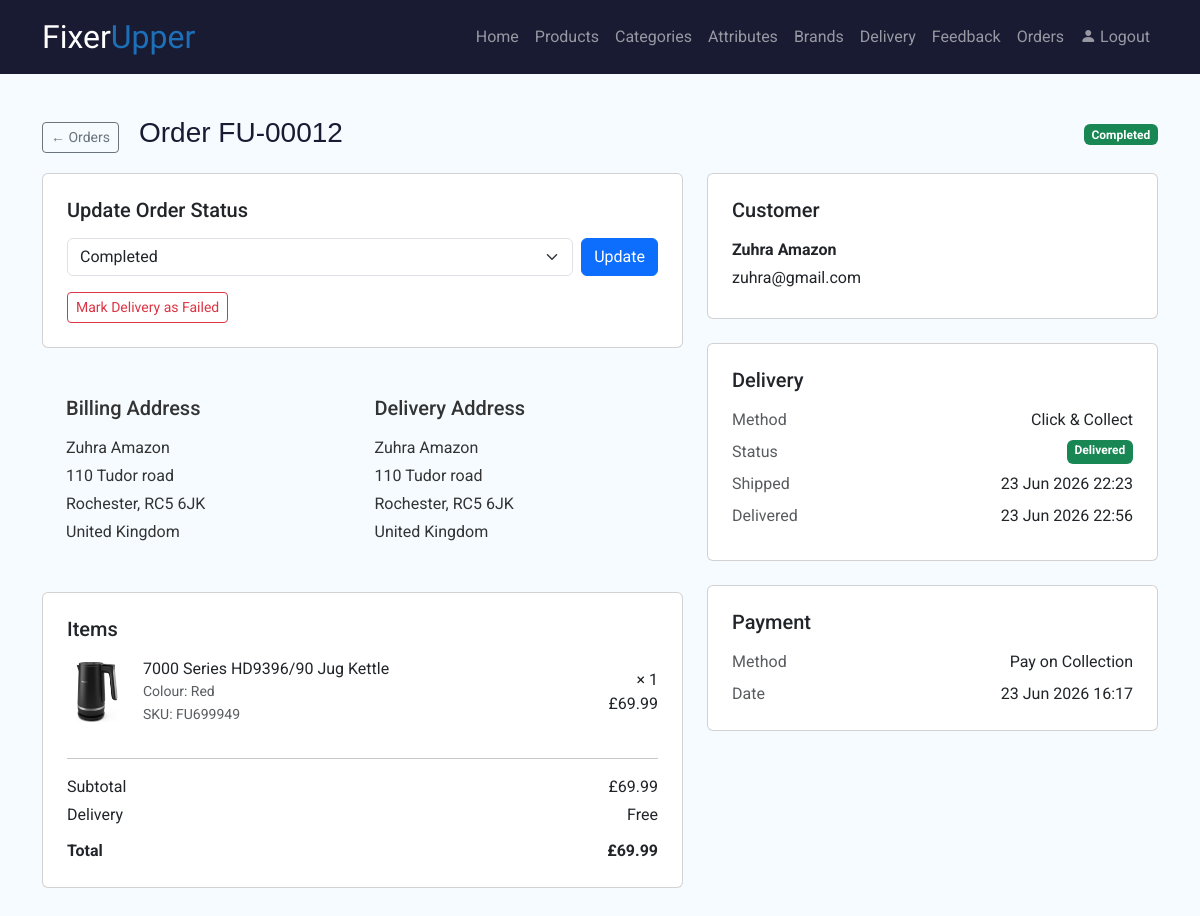
The app's page /admin/order.php?id=12 (signed in) with its own data.
### tables this page shows
CREATE TABLE `orders` (
  `id` int(11) NOT NULL,
  `userID` int(11) NOT NULL,
  `deliveryID` int(11) DEFAULT NULL,
  `peymentMethodID` int(11) NOT NULL,
  `status` enum('pending','paid','shipped','completed','cancelled') NOT NULL DEFAULT 'pending',
  `totalItems` double NOT NULL,
  `deliveryPrice` double NOT NULL,
  `total` double NOT NULL,
  `created_at` datetime NOT NULL DEFAULT current_timestamp()
);

CREATE TABLE `addresses` (
  `id` int(11) NOT NULL,
  `userID` int(11) NOT NULL,
  `fullName` varchar(255) NOT NULL,
  `phone` varchar(14) NOT NULL,
  `address` varchar(255) NOT NULL,
  `city` varchar(255) NOT NULL,
  `postcode` varchar(10) NOT NULL,
  `country` varchar(255) NOT NULL,
  `billing` tinyint(1) NOT NULL DEFAULT 1
);

CREATE TABLE `order_items` (
  `id` int(11) NOT NULL,
  `orderID` int(11) NOT NULL,
  `productID` int(11) NOT NULL,
  `variation_label` varchar(255) DEFAULT NULL,
  `quantity` int(11) NOT NULL,
  `price` double NOT NULL
);

CREATE TABLE `products` (
  `id` int(11) NOT NULL,
  `categoryID` int(11) DEFAULT NULL,
  `brandID` int(11) DEFAULT NULL,
  `sku` varchar(255) NOT NULL,
  `name` varchar(255) NOT NULL,
  `description` text DEFAULT NULL,
  `image` varchar(255) DEFAULT NULL,
  `price` double NOT NULL,
  `qty` int(11) NOT NULL,
  `status` int(11) NOT NULL
);

CREATE TABLE `users` (
  `id` int(11) NOT NULL,
  `name` varchar(255) NOT NULL,
  `surname` varchar(255) NOT NULL,
  `email` varchar(255) NOT NULL,
  `tel` varchar(255) DEFAULT NULL,
  `password` varchar(255) NOT NULL,
  `role` int(11) NOT NULL
);

CREATE TABLE `delivery_method` (
  `id` int(11) NOT NULL,
  `title` varchar(255) NOT NULL,
  `price` double NOT NULL,
  `active` tinyint(1) NOT NULL DEFAULT 0
);

CREATE TABLE `delivery` (
  `id` int(11) NOT NULL,
  `orderID` int(11) NOT NULL,
  `addressID` int(11) NOT NULL,
  `methodID` int(11) NOT NULL,
  `status` enum('shipped','delivered','failed') DEFAULT NULL,
  `shipped_at` datetime DEFAULT NULL,
  `delivered_at` datetime DEFAULT NULL
);

CREATE TABLE `payment_methods` (
  `id` int(11) NOT NULL,
  `title` varchar(255) NOT NULL
);

### admin/order.php (the view, shortened to what this page needs)
<?php
    require_once __DIR__ . '/includes/init.php';
    $order_id = (int)($_GET['id'] ?? 0);
    $stmt = $conn->prepare("
        SELECT
            o.id,
            o.status,
            o.total,
            o.totalItems,
            o.deliveryPrice,
            o.created_at,
            u.name,
            u.surname,
            u.email,
            u.tel,
            pm.title          AS payment_method,
            dm.title          AS delivery_method,
            d.id              AS delivery_id,
            d.status          AS delivery_status,
            d.shipped_at,
            d.delivered_at,
            da.fullName       AS del_fullName,
            da.address        AS del_address,
            da.city           AS del_city,
            da.postcode       AS del_postcode,
            da.country        AS del_country,
            ba.fullName       AS bill_fullName,
            ba.address        AS bill_address,
            ba.city           AS bill_city,
            ba.postcode       AS bill_postcode,
            ba.country        AS bill_country
        FROM orders o
        LEFT JOIN users u            ON u.id  = o.userID
        LEFT JOIN delivery d         ON d.id  = o.deliveryID
        LEFT JOIN delivery_method dm ON dm.id = d.methodID
        LEFT JOIN payment_methods pm ON pm.id = o.peymentMethodID
        LEFT JOIN addresses da       ON da.id = d.addressID
        LEFT JOIN addresses ba       ON ba.userID = o.userID AND ba.billing = 1
        WHERE o.id = ?
    ");
    $stmt->bind_param("i", $order_id);
    $stmt->execute();
    $order = $stmt->get_result()->fetch_assoc();
    $items_stmt = $conn->prepare("
        SELECT oi.quantity, oi.price, oi.variation_label, p.name, p.image, p.sku
        FROM order_items oi
        JOIN products p ON p.id = oi.productID
        WHERE oi.orderID = ?
    ");
    $items_stmt->bind_param("i", $order_id);
    $items_stmt->execute();
    $items = $items_stmt->get_result();
    $order_number = orderNumber($order['id']);
    $subtotal     = $order['total'] - $order['deliveryPrice'];
    include('./includes/header.php');
?>
<section id="titleSection" class="pt-3 pb-1">
    <div class="container">
        <div class="d-flex justify-content-between align-items-center mb-3">
            <div>
                <a href="orders.php" class="btn btn-sm btn-outline-secondary me-3">
                    ← Orders
                </a>
                <h1 class="d-inline">Order <?= $order_number ?></h1>
            </div>
            <?= orderStatusBadge($order['status']) ?>
        </div>
    </div>
</section>
<section class="pb-5">
    <div class="container">
        <div class="row">
            <div class="col-lg-7">
                <div class="card p-4 mb-4">
                    <h5 class="mb-3">Update Order Status</h5>
                    <form method="POST" class="d-flex gap-2 align-items-center">
                        <select name="status" class="form-select">
                            <option value="completed" <?= $order['status'] === 'completed' ? 'selected' : '' ?>>Completed</option>
                        </select>
                        <button type="submit" name="update_status" class="btn btn-primary">
                            Update
                        </button>
                    </form>
                    <?php if ($order['delivery_status'] !== 'failed'): ?>
                        <form method="POST" class="mt-3">
                            <button type="submit" name="mark_failed" class="btn btn-outline-danger btn-sm"
                                    onclick="return confirm('Mark delivery as failed?')">
                                Mark Delivery as Failed
                            </button>
                        </form>
                    <?php endif; ?>
                </div>
                <div class="row p-4 mb-4">
                    <div class="col-md-6">
                        <h5 class="mb-3">Billing Address</h5>
                        <p class="mb-1"><?= htmlspecialchars($order['bill_fullName'] ?? '—') ?></p>
                        <p class="mb-1"><?= htmlspecialchars($order['bill_address'] ?? '—') ?></p>
                        <p class="mb-1"><?= htmlspecialchars($order['bill_city'] ?? '—') ?>, <?= htmlspecialchars($order['bill_postcode'] ?? '—') ?></p>
                        <p class="mb-0"><?= htmlspecialchars($order['bill_country'] ?? '—') ?></p>
                    </div>
                    <div class="col-md-6">
                        <h5 class="mb-3">Delivery Address</h5>
                        <p class="mb-1"><?= htmlspecialchars($order['del_fullName'] ?? '—') ?></p>
                        <p class="mb-1"><?= htmlspecialchars($order['del_address'] ?? '—') ?></p>
                        <p class="mb-1"><?= htmlspecialchars($order['del_city'] ?? '—') ?>, <?= htmlspecialchars($order['del_postcode'] ?? '—') ?></p>
                        <p class="mb-0"><?= htmlspecialchars($order['del_country'] ?? '—') ?></p>
                    </div>
                </div>
                <div class="card p-4 mb-4">
                    <h5 class="mb-3">Items</h5>
                    <?php while ($item = $items->fetch_assoc()): ?>
                        <div class="d-flex align-items-center mb-3 gap-3">
                            <?php if ($item['image']): ?>
                                <img src="../img/products/<?= htmlspecialchars($item['image']) ?>"
                                     alt="<?= htmlspecialchars($item['name']) ?>"
                                     class="rounded" width="60" height="60" loading="lazy">
                            <?php endif; ?>
                            <div class="flex-grow-1">
                                <div><?= htmlspecialchars($item['name']) ?></div>
                                <?php if (!empty($item['variation_label'])): ?>
                                    <small class="text-muted d-block"><?= htmlspecialchars($item['variation_label']) ?></small>
                                <?php endif; ?>
                                <small class="text-muted">SKU: <?= htmlspecialchars($item['sku']) ?></small>
                            </div>
                            <div class="text-end">
                                <div>× <?= $item['quantity'] ?></div>
                                <div>£<?= number_format($item['price'] * $item['quantity'], 2) ?></div>
                            </div>
                        </div>
                    <?php endwhile; ?>
                    <hr>
                    <div class="d-flex justify-content-between mb-1">
                        <span>Subtotal</span><span>£<?= number_format($subtotal, 2) ?></span>
                    </div>
                    <div class="d-flex justify-content-between mb-1">
                        <span>Delivery</span>
                        <span><?= $order['deliveryPrice'] > 0 ? '£' . number_format($order['deliveryPrice'], 2) : 'Free' ?></span>
                    </div>
                    <div class="d-flex justify-content-between mt-2">
                        <strong>Total</strong>
                        <strong>£<?= number_format($order['total'], 2) ?></strong>
                    </div>
                </div>
            </div>
            <div class="col-lg-5">
                <div class="card p-4 mb-4">
                    <h5 class="mb-3">Customer</h5>
                    <p class="mb-1"><strong><?= htmlspecialchars($order['name'] . ' ' . $order['surname']) ?></strong></p>
                    <p class="mb-1"><?= htmlspecialchars($order['email']) ?></p>
                </div>
                <div class="card p-4 mb-4">
                    <h5 class="mb-3">Delivery</h5>
                    <div class="d-flex justify-content-between mb-2">
                        <span class="text-muted">Method</span>
                        <span><?= htmlspecialchars($order['delivery_method'] ?? '—') ?></span>
                    </div>
                    <div class="d-flex justify-content-between mb-2">
                        <span class="text-muted">Status</span>
                        <?= deliveryStatusBadge($order['delivery_status']) ?>
                    </div>
                    <?php if ($order['shipped_at']): ?>
                        <div class="d-flex justify-content-between mb-2">
                            <span class="text-muted">Shipped</span>
                            <span><?= date('d M Y H:i', strtotime($order['shipped_at'])) ?></span>
                        </div>
                    <?php endif; ?>
                    <?php if ($order['delivered_at']): ?>
                        <div class="d-flex justify-content-between mb-2">
                            <span class="text-muted">Delivered</span>
                            <span><?= date('d M Y H:i', strtotime($order['delivered_at'])) ?></span>
                        </div>
                    <?php endif; ?>
                </div>
                <div class="card p-4">
                    <h5 class="mb-3">Payment</h5>
                    <div class="d-flex justify-content-between mb-2">
                        <span class="text-muted">Method</span>
                        <span><?= htmlspecialchars($order['payment_method'] ?? '—') ?></span>
                    </div>
                    <div class="d-flex justify-content-between">
                        <span class="text-muted">Date</span>
                        <span><?= date('d M Y H:i', strtotime($order['created_at'])) ?></span>
                    </div>
                </div>
            </div>
        </div>
    </div>
</section>

### includes/functions.php (shortened to what this page needs)
<?php
    function orderNumber(int $id): string {
        return 'FU-' . str_pad($id, 5, '0', STR_PAD_LEFT);
    }
    function orderStatusBadge(string $status): string {
        $class = match($status) {
            'pending'   => 'bg-warning text-dark',
            'shipped'   => 'bg-info text-dark',
            'completed' => 'bg-success',
            'cancelled' => 'bg-danger',
            default     => 'bg-secondary'
        };
        return "<span class=\"badge {$class}\">" . ucfirst($status) . "</span>";
    }
    function deliveryStatusBadge(?string $status): string {
        $class = match($status) {
            'shipped'   => 'bg-info text-dark',
            'delivered' => 'bg-success',
            'failed'    => 'bg-danger',
            default     => 'bg-secondary'
        };
        return "<span class=\"badge {$class}\">" . ucfirst($status) . "</span>";
    }

### admin/css/style.css (style rules this page uses)
body { font-family: 'Roboto', sans-serif; margin: 0; padding: 0; background: #F5FBFF; color: #333; }
h1 { font-family: 'Montserrat', sans-serif; color: #191b32; font-size: 28px; }
#titleSection { margin-top: 100px; }

### records on screen
orders: id "FU-00012", status "Completed", addresses.fullName "Zuhra Amazon", addresses.address "110 Tudor road", addresses.city "Rochester", addresses.postcode "RC5 6JK", addresses.country "United Kingdom", total "69.99", userID.surname "Zuhra Amazon", userID.email "zuhra@gmail.com", delivery_method.title "Click & Collect", deliveryID.status "Delivered", deliveryID.shipped_at "23 Jun 2026 22:23", deliveryID.delivered_at "23 Jun 2026 22:56", peymentMethodID.title "Pay on Collection", created_at "23 Jun 2026 16:17"
order_items: productID.image (picture), productID.name "7000 Series HD9396/90 Jug Kettle", variation_label "Colour: Red", productID.sku "FU699949", quantity "1", $item['price']*$item['quantity'] "69.99"
